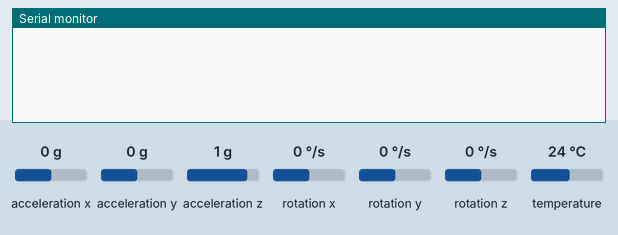
Simulated run of this sketch. Board: Arduino Uno, built with avr-gcc and run on an emulated ATmega328P. Parts: the last lines printed to the serial monitor. Inputs (shaded band) come from the test bench; at power-on: acceleration x 0 g, acceleration y 0 g, acceleration z 1 g, rotation x 0 °/s, rotation y 0 °/s, rotation z 0 °/s, temperature 24 °C.

Above: at 1.3 s.
1.4 s: acceleration x set to -1.4 g
At 1.54 s:
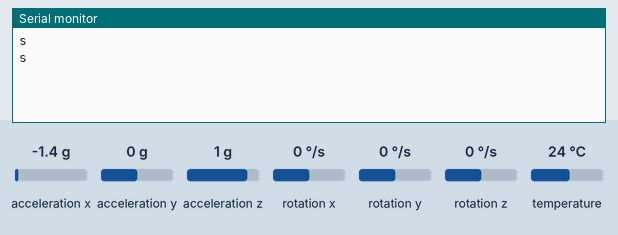
3.3 s: acceleration x set to 0.8 g
At 3.38 s:
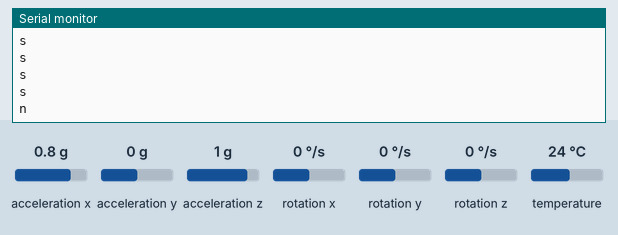

Measured:
- after the input at 1.4 s, the serial monitor: prints a new line at once (image 1)
- after the input at 3.3 s, the serial monitor: prints a new line after 0.08 s (image 2)

The sketch:

EECE.4520-GameControlMPU.ino
```cpp
// Modified from basic demo for accelerometer readings from Adafruit MPU6050

#include <Adafruit_MPU6050.h>
#include <Adafruit_Sensor.h>
#include <Wire.h>

#define BUZZER 5

Adafruit_MPU6050 mpu;

void setup(void) {
  Serial.begin(9600);
//wait for a serial connection to initialize
  while (!Serial)
    delay(10);

  // Try to initialize!
  if (!mpu.begin()) {
    Serial.println("Failed to find MPU6050 chip");
    while (1) {
      delay(10);
    }
  }

  //Initialize Accelerometer and Filter for the IMU
  mpu.setAccelerometerRange(MPU6050_RANGE_8_G);
  mpu.setFilterBandwidth(MPU6050_BAND_21_HZ);

  //Give a bit of boot up time
  delay(100);
}

void loop() {

  /* Get new sensor events with the readings */
  sensors_event_t a, g, temp;
  mpu.getEvent(&a, &g, &temp);

  //Basic Directional Check
  if (a.acceleration.x > 2){
    Serial.println('n');
  } else if (a.acceleration.x < -2){
    Serial.println('s');
  } else if (a.acceleration.y > 2){
    Serial.println('w');
  }else if (a.acceleration.y < -2){
    Serial.println('e');
  }

  if (Serial.available() > 0){
    if(Serial.read() == 'b'){
      digitalWrite(BUZZER, HIGH);
    }
  }

  delay(100);
  digitalWrite(BUZZER, LOW);
}
```
